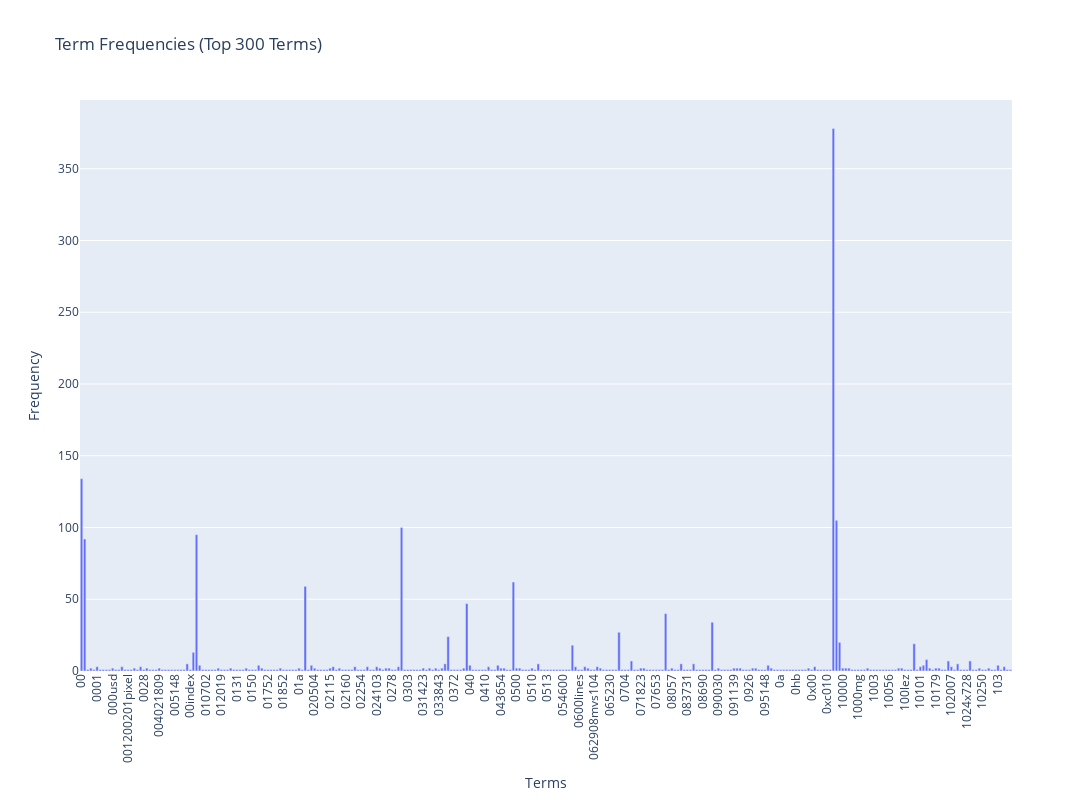

Notebook code for this chart:
### Markdown cell above
### >>> **Exercise 12 (take home):**
If you want a nicer interactive visualization here, I would encourage you try to install and use plotly to achieve this.

### Code cell
# Answer here
import plotly.graph_objects as go #lib
#plot variables
x_labels = count_vect.get_feature_names_out()[:300]
y_values = term_frequencies[:300]
fig = go.Figure()
# plotting
fig.add_trace(go.Bar(x=x_labels, y=y_values))
fig.update_layout(
    title="Term Frequencies (Top 300 Terms)",
    xaxis_title="Terms",
    yaxis_title="Frequency",
    xaxis_tickangle=-90,  
    height=800, 
    width=1200,  
    bargap=0.2  
)

# 顯示圖表
fig.show()

### Figure 1 — Plotly figure (JSON) as saved in the notebook; plotly's stock layout.template omitted (floating-point values rounded to 4 significant figures; data arrays with more than 128 entries replaced by an {"elided": "..."} marker saying what was removed)
{"data": [{"type": "bar", "x": {"elided": "300 str values"}, "y": {"elided": "300 int values"}}], "layout": {"bargap": 0.2, "height": 800, "title": {"text": "Term Frequencies (Top 300 Terms)"}, "width": 1200, "xaxis": {"autorange": true, "range": [-0.5, 299.5], "tickangle": -90, "title": {"text": "Terms"}, "type": "category"}, "yaxis": {"autorange": true, "range": [0, 397.9], "title": {"text": "Frequency"}, "type": "linear"}}}
